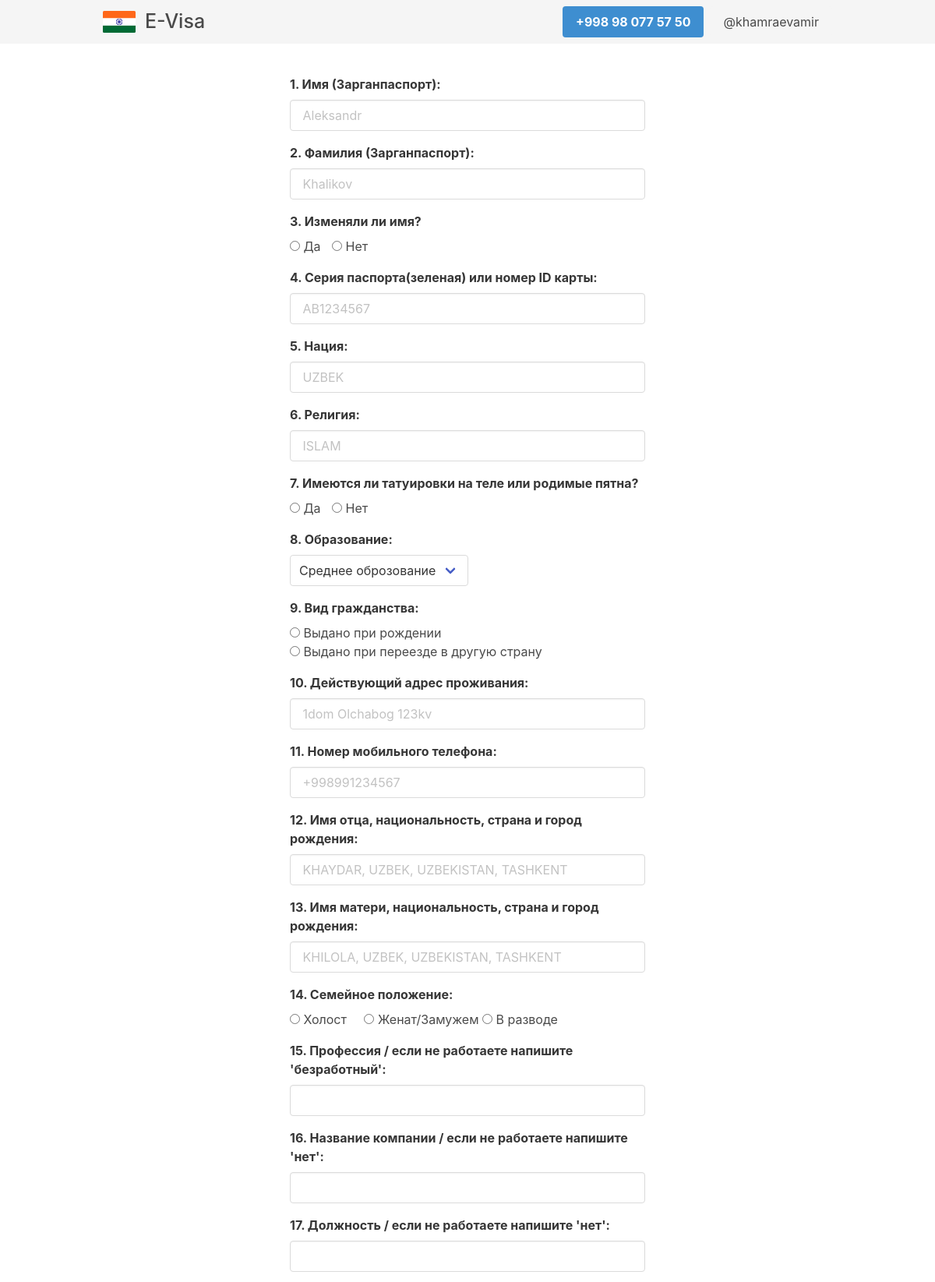
Screenshot of /questions/ (upper part) with the database file from the repository.
### app/models.py (models this page shows, shortened)
class Question(models.Model):
    TYPE_CHOICES = (
        ("is_text", "is_text"),
        ("is_radio", "is_radio"),
        ("is_select", "is_select"),
        ("is_date", "is_date"),
    )
    title = models.CharField('Вопрос', max_length=256, null=True)
    name = models.CharField('name', max_length=256, null=True, blank=True)
    placeholder = models.CharField('placeholder', max_length=256, null=True, blank=True)
    types = models.CharField('Тип',choices=TYPE_CHOICES, default='is_text', max_length=10 )
    class Meta:
        verbose_name = 'Вопрос'
        verbose_name_plural = 'Вопросы'

class Subquestion(models.Model):
    TYPE_CHOICES = (
        ("is_text", "is_text"),
        ("is_radio", "is_radio"),
        ("is_select", "is_select"),
        ("is_date", "is_date"),
    )
    questions = models.ForeignKey(
        Question,
        on_delete=models.CASCADE,
        verbose_name='Вопрос',
        related_name='subquestions')
    title = models.CharField('Подвопрос', max_length=256, null=True, blank=True)
    answer = models.CharField('Ответ', max_length=256, null=True, blank=True)
    is_radio_activate = models.BooleanField('Hidden', default=False)
    name = models.CharField('name', max_length=256, null=True, blank=True)
    placeholder = models.CharField('placeholder', max_length=256, null=True, blank=True)
    types = models.CharField('Тип',choices=TYPE_CHOICES, default='is_text', max_length=10 )
    class Meta:
        verbose_name = 'Подвопрос'
        verbose_name_plural = 'Подвопросы'

### app/views.py (the view)
# urls.py: path('questions/', views.questions, name='questions'),
def questions(request):
    if request.method == 'POST':
        questionnaire = Questionnaire()
        questionnaire.first_name = request.POST.get('first_name')
        questionnaire.last_name = request.POST.get('last_name')
        questionnaire.changed_name = (True if request.POST.get('changed_name') == 'Да' else False)
        questionnaire.changed_firstname = request.POST.get('changed_firstname')
        questionnaire.changed_lastname = request.POST.get('changed_lastname')
        questionnaire.passport_no = request.POST.get('passport_no')
        questionnaire.nation = request.POST.get('nation')
        questionnaire.religion = request.POST.get('religion')
        questionnaire.is_tattoo = True if request.POST.get('is_tattoo') == 'Да' else False
        questionnaire.education = request.POST.get('education')
        questionnaire.citizenship = request.POST.get('citizenship')
        questionnaire.present_address = request.POST.get('present_address')
        questionnaire.phone_number = request.POST.get('phone_number')
        questionnaire.father_data = request.POST.get('father_data')
        questionnaire.mother_data = request.POST.get('mother_data')
        questionnaire.marital_status = request.POST.get('marital_status')
        questionnaire.spouse_name = request.POST.get('spouse_name')
        questionnaire.spouse_nation = request.POST.get('spouse_nation')
        questionnaire.spouse_country = request.POST.get('spouse_country')
        questionnaire.spouse_city = request.POST.get('spouse_city')
        questionnaire.occupation = request.POST.get('occupation')
        questionnaire.company_name = request.POST.get('company_name')
        questionnaire.company_position = request.POST.get('company_position')
        questionnaire.company_address = request.POST.get('company_address')
        questionnaire.company_number = request.POST.get('company_number')
        questionnaire.is_served = True if request.POST.get('is_served') == 'Да' else False
        questionnaire.is_booked = True if request.POST.get('is_booked') == 'Да' else False
        questionnaire.tour_name = request.POST.get('tour_name')
        questionnaire.tour_address = request.POST.get('tour_address')
        questionnaire.hotel_name = request.POST.get('hotel_name')
        questionnaire.hotel_location = request.POST.get('hotel_location')
        questionnaire.is_visited = True if request.POST.get('is_visited') == 'Да' else False
        questionnaire.is_visited_address = request.POST.get('is_visited_address')
        questionnaire.is_visited_cities = request.POST.get('is_visited_cities')
        questionnaire.is_visited_visa_no = request.POST.get('is_visited_visa_no')
        questionnaire.is_visited_visa_type = request.POST.get('is_visited_visa_type')
        questionnaire.is_visited_visa_place = request.POST.get('is_visited_visa_place')
        is_visited_visa_date = request.POST.get('is_visited_visa_date')
        questionnaire.is_visited_visa_date = None if is_visited_visa_date == '' else is_visited_visa_date
        questionnaire.is_refused = True if request.POST.get('is_refused') == 'Да' else False
        questionnaire.is_refused_no = request.POST.get('is_refused_no')
        is_refused_date = request.POST.get('is_refused_date')
        questionnaire.is_refused_date = None if is_refused_date == '' else is_refused_date
        questionnaire.visited_countries = request.POST.get('visited_countries')
        questionnaire.visited_countries_saarca = request.POST.get('visited_countries_saarca')
        questionnaire.is_deported = True if request.POST.get('is_deported') == 'Да' else False
        questionnaire.is_criminal = True if request.POST.get('is_criminal') == 'Да' else False
        image = request.FILES['image']
        fs1 = FileSystemStorage()
        filename1 = fs1.save(image.name, image)
        questionnaire.image = filename1
        passport_image = request.FILES['passport_image']
        fs2 = FileSystemStorage()
        filename2 = fs2.save(passport_image.name, passport_image)
        questionnaire.passport_image = filename2
        questionnaire.save()
        return render(request, 'pages/success.html')
    else:
        questions = Question.objects.order_by('id')
        return render(request, 'pages/questions.html', {'questions': questions})

### templates/pages/questions.html (shortened to what this page needs)
{% extends 'base.html' %}
{% load static %}
{% block content %}
<div class=" container py-5 px-3">
    <form class="columns" action="{% url 'questions' %}" method="POST" enctype="multipart/form-data" >
        <div class="column is-half mx-auto">
            {% for question in questions %}
            <div class="field my-4">
                <label class="label">{{forloop.counter}}. {{question.title}}</label>
                <div class="control">
                    {% if question.types == 'is_select' %}
                    <div class="select">
                        <select name="{{question.name}}">
                            <option>Среднее оброзование</option>
                        </select>
                    </div>
                    {% elif question.types == 'is_radio' %}
                    <div class="control">
                        {% for subquestion in question.subquestions.all %}
                            {% if subquestion.answer is not None %}
                            <label class="radio rad">
                                <input required name="{{subquestion.name}}" value="{{subquestion.answer}}" type="radio" class="
                                {% if subquestion.is_radio_activate %}deactivate_hidden
                                {% else %} activate_hidden
                                {% endif %}"
                                       >
                                {{ subquestion.answer }}
                            </label>
                            {% endif %}
                        {% endfor %}
                    </div>
                    {% else %}
                    <input required class="input" name="{{question.name}}" type="text" placeholder="{% if question.placeholder %} {{question.placeholder}} {% endif %}">
                    {% endif %}
                </div>
            </div>
            {% endfor %}
        </div>
    </form>
</div>
{% endblock %}

### templates/base.html (shortened to what this page needs)
{% load static %}
{% load i18n %}
<!DOCTYPE html>
<html lang="uz">
<head>
    <link href="{% static 'css/bulma/css/bulma.min.css' %}"  type="text/css" rel="stylesheet" >
    <link href="{% static 'css/style.css' %}"  type="text/css" rel="stylesheet" >
</head>
<body>
    <div class="has-background-light">
        <nav class="navbar container is-light" role="navigation" aria-label="main navigation">
            <div class="navbar-brand">
            <a class="navbar-item logo" href="{% url 'index' %}">
                <img class="mr-3" src="{% static 'images/header.png' %}" alt="">
                E-Visa
            </a>
          </div>
            <div id="navbarBasicExample" class="navbar-menu">
            <div class="navbar-end">
              <div class="navbar-item">
                <div class="buttons">
                  <a href="tel: +998980775750" class="button is-info">
                    <strong>+998 98 077 57 50</strong>
                  </a>
                  <a href="https://t.me/khamraevamir" class="button is-light">
                    @khamraevamir
                  </a>
                </div>
              </div>
            </div>
          </div>
        </nav>
    </div>
    {% block content %}
    {% endblock %}
</body>
</html>

### static/css/style.css (style rules this page uses)
.logo { font-size: 25px; font-weight: 500; }
.navbar-item img { border-radius: 0.1rem !important; }
.rad:first-child { margin-right: 10px; }
.rad:last-child { margin-left: 0px; }

### rows the page displays
Question: title "Имя (Зарганпаспорт):", first_name "Aleksandr"
Question: title "Фамилия (Зарганпаспорт):", last_name "Khalikov"
Question: title "Изменяли ли имя?"
Subquestion: is_radio_activate "☐ Да", answer "Да"
Subquestion: is_radio_activate "☐ Нет", answer "Нет"
Question: title "Серия паспорта(зеленая) или номер ID карты:", passport_no "AB1234567"
Question: title "Нация:", nation "UZBEK"
Question: title "Религия:", religion "ISLAM"
Question: title "Имеются ли татуировки на теле или родимые пятна?"
Subquestion: is_radio_activate "☐ Да", answer "Да"
Subquestion: is_radio_activate "☐ Нет", answer "Нет"
Question: title "Образование:", education "Среднее оброзование"
Question: title "Вид гражданства:"
Subquestion: is_radio_activate "☐ Выдано при рождении", answer "Выдано при рождении"
Subquestion: is_radio_activate "☐ Выдано при переезде в другую с", answer "Выдано при переезде в другую страну"
Question: title "Действующий адрес проживания:", present_address "1dom Olchabog 123kv"
Question: title "Номер мобильного телефона:", phone_number "+998991234567"
Question: title "Имя отца, национальность, страна и город рождения:", father_data "KHAYDAR, UZBEK, UZBEKISTAN, TASHKENT"
Question: title "Имя матери, национальность, страна и город рождения:", mother_data "KHILOLA, UZBEK, UZBEKISTAN, TASHKENT"
Question: title "Семейное положение:"
Subquestion: is_radio_activate "☐ Холост", answer "Холост"
Subquestion: is_radio_activate "☐ Женат/Замужем", answer "Женат/Замужем"
Subquestion: is_radio_activate "☐ В разводе", answer "В разводе"
Question: title "Профессия / если не работаете напишите 'безработный':"
Question: title "Название компании / если не работаете напишите 'нет':"
Question: title "Должность / если не работаете напишите 'нет':"
